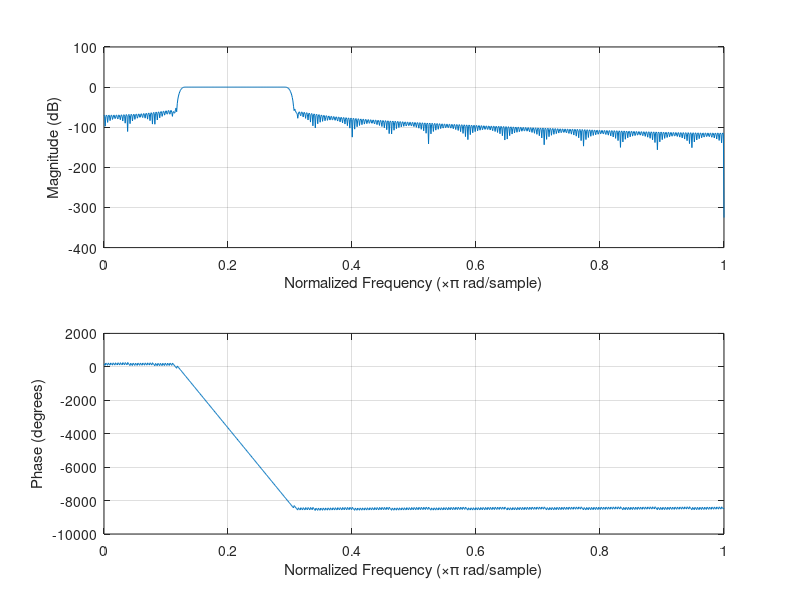
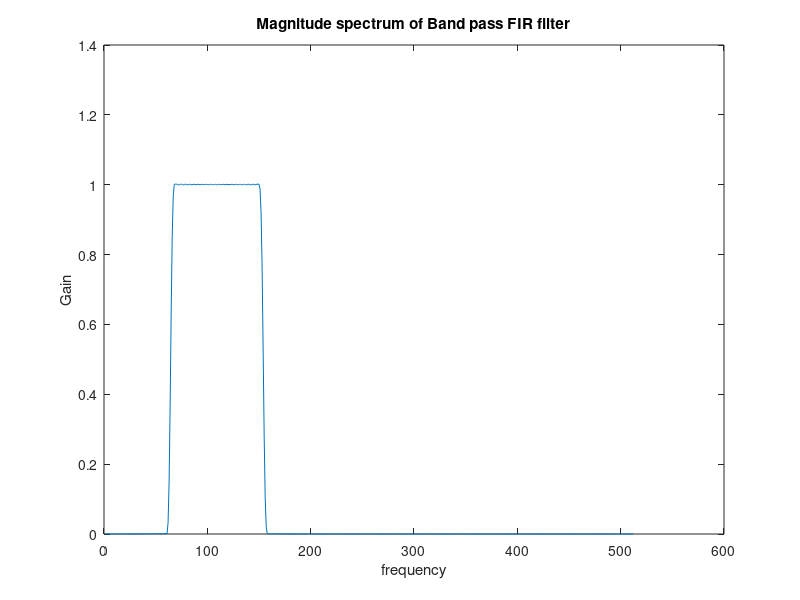

Write the MATLAB code that produced these figures, in order.
%% Experiment - 4
% Exercise - 3
clc;
clear;
figure;

%% Band pass FIR filter design using the window method
Fs = 2000;  % Sampling frequency
w_lp = 300 / Fs;  % Lower pass band edge frequency
w_ls = 200 / Fs;  % Lower stop band edge frequency
w_up = 600 / Fs;  % Upper pass band edge frequency
w_us = 700 / Fs;  % Upper stop band edge frequency
w_lc = w_ls + (w_lp - w_ls) / 2;  % Lower cutoff frequency
w_uc = w_up + (w_up - w_up) / 2;  % Upper cutoff frequency
% Stop band attenuation = 50dB

k = 4;  % Hamming window
N = ceil((2 * k * pi) / (w_us - w_up));  % Order of filter
win = window(@hamming, N+1);  % Hamming window
NUM = fir1(N, [w_lc, w_uc], 'bandpass', win);  % Numerator coefficients of T[z]
DEN = [1];  % Denominator coefficients of T[z]
freqz(NUM, DEN)  % Frequency response

figure;
H = freqz(NUM, DEN);  % Frequency response
plot(abs(H))  % Magnitude spectrum
title('Magnitude spectrum of Band pass FIR filter')
xlabel('frequency'), ylabel('Gain')
